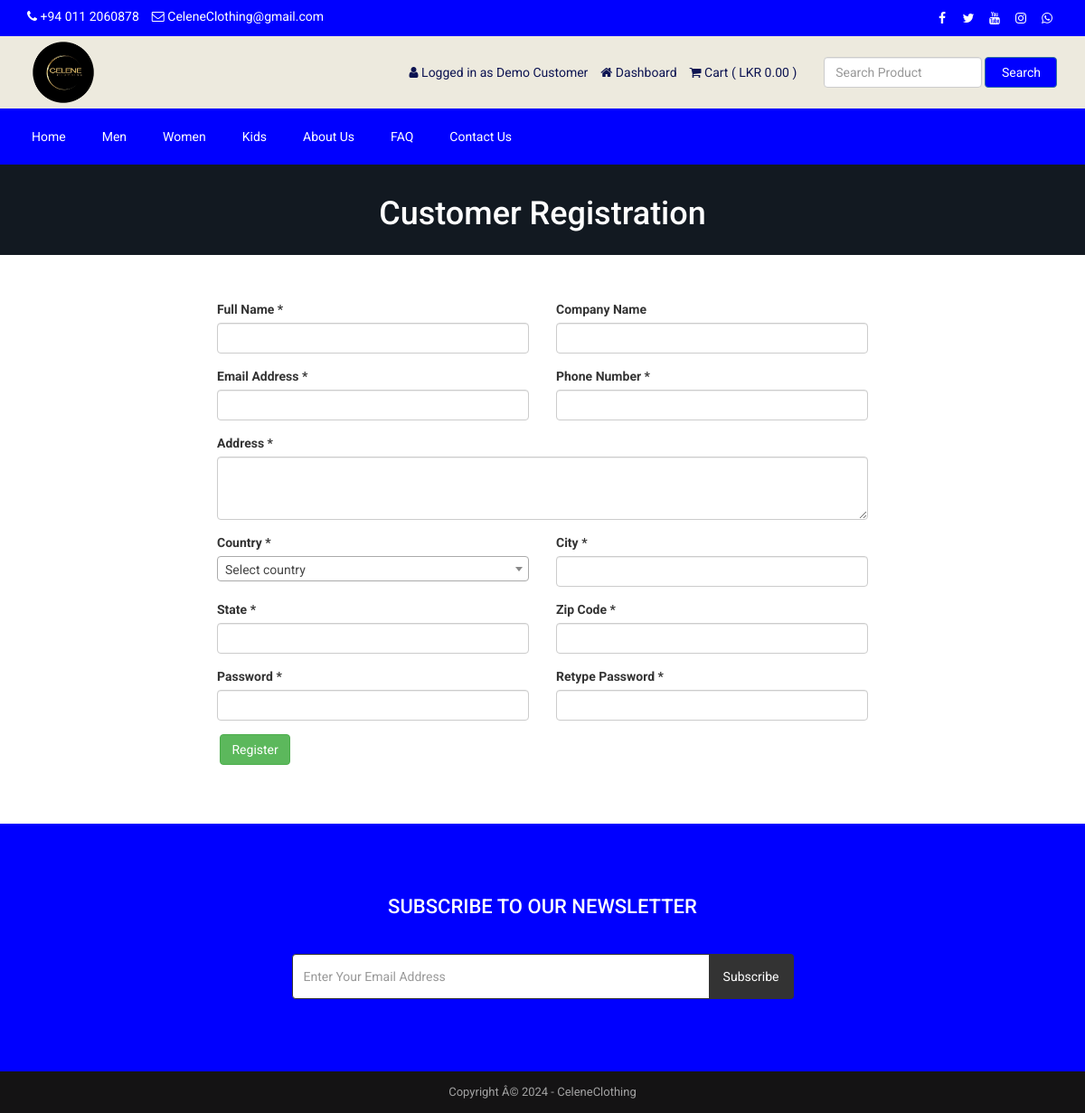
The page /registration.php (signed in) on the database its author committed.
### tables this page shows
CREATE TABLE `tbl_settings` (
  `id` int(11) NOT NULL,
  `logo` text NOT NULL,
  `favicon` text NOT NULL,
  `footer_about` text NOT NULL,
  `footer_copyright` text NOT NULL,
  `contact_address` text NOT NULL,
  `contact_email` text NOT NULL,
  `contact_phone` text NOT NULL,
  `contact_fax` text NOT NULL,
  `contact_map_iframe` text NOT NULL,
  `receive_email` text NOT NULL,
  `receive_email_subject` text NOT NULL,
  `receive_email_thank_you_message` text NOT NULL,
  `forget_password_message` text NOT NULL,
  `total_recent_post_footer` int(10) NOT NULL,
  `total_popular_post_footer` int(10) NOT NULL,
  `total_recent_post_sidebar` int(11) NOT NULL,
  `total_popular_post_sidebar` int(11) NOT NULL,
  `total_featured_product_home` int(11) NOT NULL,
  `total_latest_product_home` int(11) NOT NULL,
  `total_popular_product_home` int(11) NOT NULL,
  `meta_title_home` text NOT NULL,
  `meta_keyword_home` text NOT NULL,
  `meta_description_home` text NOT NULL,
  `banner_login` text NOT NULL,
  `banner_registration` text NOT NULL,
  `banner_forget_password` text NOT NULL,
  `banner_reset_password` text NOT NULL,
  `banner_search` text NOT NULL,
  `banner_cart` text NOT NULL,
  `banner_checkout` text NOT NULL,
  `banner_product_category` text NOT NULL,
  `banner_blog` text NOT NULL,
  `cta_title` text NOT NULL,
  `cta_content` text NOT NULL,
  `cta_read_more_text` text NOT NULL,
  `cta_read_more_url` text NOT NULL,
  `cta_photo` text NOT NULL,
  `featured_product_title` text NOT NULL,
  `featured_product_subtitle` text NOT NULL,
  `latest_product_title` text NOT NULL,
  `latest_product_subtitle` text NOT NULL,
  `popular_product_title` text NOT NULL,
  `popular_product_subtitle` text NOT NULL,
  `testimonial_title` text NOT NULL,
  `testimonial_subtitle` text NOT NULL,
  `testimonial_photo` text NOT NULL,
  `blog_title` text NOT NULL,
  `blog_subtitle` text NOT NULL,
  `newsletter_text` text NOT NULL,
  `paypal_email` text NOT NULL,
  `stripe_public_key` text NOT NULL,
  `stripe_secret_key` text NOT NULL,
  `bank_detail` text NOT NULL,
  `before_head` text NOT NULL,
  `after_body` text NOT NULL,
  `before_body` text NOT NULL,
  `home_service_on_off` int(11) NOT NULL,
  `home_welcome_on_off` int(11) NOT NULL,
  `home_featured_product_on_off` int(11) NOT NULL,
  `home_latest_product_on_off` int(11) NOT NULL,
  `home_popular_product_on_off` int(11) NOT NULL,
  `home_testimonial_on_off` int(11) NOT NULL,
  `home_blog_on_off` int(11) NOT NULL,
  `newsletter_on_off` int(11) NOT NULL,
  `ads_above_welcome_on_off` int(1) NOT NULL,
  `ads_above_featured_product_on_off` int(1) NOT NULL,
  `ads_above_latest_product_on_off` int(1) NOT NULL,
  `ads_above_popular_product_on_off` int(1) NOT NULL,
  `ads_above_testimonial_on_off` int(1) NOT NULL,
  `ads_category_sidebar_on_off` int(1) NOT NULL
);

CREATE TABLE `tbl_social` (
  `social_id` int(11) NOT NULL,
  `social_name` varchar(30) NOT NULL,
  `social_url` varchar(255) NOT NULL,
  `social_icon` varchar(30) NOT NULL
);

CREATE TABLE `tbl_top_category` (
  `tcat_id` int(11) NOT NULL,
  `tcat_name` varchar(255) NOT NULL,
  `show_on_menu` int(1) NOT NULL
);

CREATE TABLE `tbl_page` (
  `id` int(11) NOT NULL,
  `about_title` varchar(255) NOT NULL,
  `about_content` text NOT NULL,
  `about_banner` varchar(255) NOT NULL,
  `about_meta_title` varchar(255) NOT NULL,
  `about_meta_keyword` text NOT NULL,
  `about_meta_description` text NOT NULL,
  `faq_title` varchar(255) NOT NULL,
  `faq_banner` varchar(255) NOT NULL,
  `faq_meta_title` varchar(255) NOT NULL,
  `faq_meta_keyword` text NOT NULL,
  `faq_meta_description` text NOT NULL,
  `blog_title` varchar(255) NOT NULL,
  `blog_banner` varchar(255) NOT NULL,
  `blog_meta_title` varchar(255) NOT NULL,
  `blog_meta_keyword` text NOT NULL,
  `blog_meta_description` text NOT NULL,
  `contact_title` varchar(255) NOT NULL,
  `contact_banner` varchar(255) NOT NULL,
  `contact_meta_title` varchar(255) NOT NULL,
  `contact_meta_keyword` text NOT NULL,
  `contact_meta_description` text NOT NULL,
  `pgallery_title` varchar(255) NOT NULL,
  `pgallery_banner` varchar(255) NOT NULL,
  `pgallery_meta_title` varchar(255) NOT NULL,
  `pgallery_meta_keyword` text NOT NULL,
  `pgallery_meta_description` text NOT NULL,
  `vgallery_title` varchar(255) NOT NULL,
  `vgallery_banner` varchar(255) NOT NULL,
  `vgallery_meta_title` varchar(255) NOT NULL,
  `vgallery_meta_keyword` text NOT NULL,
  `vgallery_meta_description` text NOT NULL
);

### registration.php (the view, shortened to what this page needs)
<?php
require_once('header.php');
?>
<?php
$statement = $pdo->prepare("SELECT * FROM tbl_settings WHERE id=1");
$statement->execute();
$result = $statement->fetchAll(PDO::FETCH_ASSOC);
foreach ($result as $row) {
    $banner_registration = $row['banner_registration'];
}
?>
<div class="page-banner" style="background-color:#444;background-image: url(assets/uploads/<?php echo $banner_registration; ?>);">
    <div class="inner">
        <h1><?php echo LANG_VALUE_16; ?></h1>
    </div>
</div>
<div class="page">
    <div class="container">
        <div class="row">
            <div class="col-md-12">
                <div class="user-content">
                    <form action="" method="post">
                        <div class="row">
                            <div class="col-md-2"></div>
                            <div class="col-md-8">
                                <div class="col-md-6 form-group">
                                    <label for=""><?php echo LANG_VALUE_102; ?> *</label>
                                    <input type="text" class="form-control" name="cust_name" value="<?php if(isset($_POST['cust_name'])){echo $_POST['cust_name'];} ?>">
                                </div>
                                <div class="col-md-6 form-group">
                                    <label for=""><?php echo LANG_VALUE_103; ?></label>
                                    <input type="text" class="form-control" name="cust_cname" value="<?php if(isset($_POST['cust_cname'])){echo $_POST['cust_cname'];} ?>">
                                </div>
                                <div class="col-md-6 form-group">
                                    <label for=""><?php echo LANG_VALUE_94; ?> *</label>
                                    <input type="email" class="form-control" name="cust_email" value="<?php if(isset($_POST['cust_email'])){echo $_POST['cust_email'];} ?>">
                                </div>
                                <div class="col-md-6 form-group">
                                    <label for=""><?php echo LANG_VALUE_104; ?> *</label>
                                    <input type="text" class="form-control" name="cust_phone" value="<?php if(isset($_POST['cust_phone'])){echo $_POST['cust_phone'];} ?>">
                                </div>
                                <div class="col-md-12 form-group">
                                    <label for=""><?php echo LANG_VALUE_105; ?> *</label>
                                    <textarea name="cust_address" class="form-control" cols="30" rows="10" style="height:70px;"><?php if(isset($_POST['cust_address'])){echo $_POST['cust_address'];} ?></textarea>
                                </div>
                                <div class="col-md-6 form-group">
                                    <label for=""><?php echo LANG_VALUE_106; ?> *</label>
                                </div>
                                <div class="col-md-6 form-group">
                                    <label for=""><?php echo LANG_VALUE_107; ?> *</label>
                                    <input type="text" class="form-control" name="cust_city" value="<?php if(isset($_POST['cust_city'])){echo $_POST['cust_city'];} ?>">
                                </div>
                                <div class="col-md-6 form-group">
                                    <label for=""><?php echo LANG_VALUE_108; ?> *</label>
                                    <input type="text" class="form-control" name="cust_state" value="<?php if(isset($_POST['cust_state'])){echo $_POST['cust_state'];} ?>">
                                </div>
                                <div class="col-md-6 form-group">
                                    <label for=""><?php echo LANG_VALUE_109; ?> *</label>
                                    <input type="text" class="form-control" name="cust_zip" value="<?php if(isset($_POST['cust_zip'])){echo $_POST['cust_zip'];} ?>">
                                </div>
                                <div class="col-md-6 form-group">
                                    <label for=""><?php echo LANG_VALUE_96; ?> *</label>
                                    <input type="password" class="form-control" name="cust_password">
                                </div>
                                <div class="col-md-6 form-group">
                                    <label for=""><?php echo LANG_VALUE_98; ?> *</label>
                                    <input type="password" class="form-control" name="cust_re_password">
                                </div>
                                <div class="col-md-6 form-group">
                                    <input type="submit" class="btn btn-success" value="<?php echo LANG_VALUE_15; ?>" name="form1">
                                </div>
                            </div>
                        </div>
                    </form>
                </div>
            </div>
        </div>
    </div>
</div>
<?php require_once('footer.php'); ?>

### header.php (shortened to what this page needs)
<?php
include("admin/inc/config.php");
$statement = $pdo->prepare("SELECT * FROM tbl_settings WHERE id=1");
$statement->execute();
$result = $statement->fetchAll(PDO::FETCH_ASSOC);
foreach ($result as $row)
{
	$logo = $row['logo'];
	$contact_email = $row['contact_email'];
	$contact_phone = $row['contact_phone'];
}
?>
<!DOCTYPE html>
<html lang="en">
<head>
	<link rel="stylesheet" href="assets/css/bootstrap.min.css">
	<link rel="stylesheet" href="assets/css/font-awesome.min.css">
	<link rel="stylesheet" href="assets/css/owl.carousel.min.css">
	<link rel="stylesheet" href="assets/css/owl.theme.default.min.css">
	<link rel="stylesheet" href="assets/css/jquery.bxslider.min.css">
    <link rel="stylesheet" href="assets/css/magnific-popup.css">
    <link rel="stylesheet" href="assets/css/rating.css">
	<link rel="stylesheet" href="assets/css/spacing.css">
	<link rel="stylesheet" href="assets/css/bootstrap-touch-slider.css">
	<link rel="stylesheet" href="assets/css/animate.min.css">
	<link rel="stylesheet" href="assets/css/tree-menu.css">
	<link rel="stylesheet" href="assets/css/select2.min.css">
	<link rel="stylesheet" href="assets/css/main.css">
	<link rel="stylesheet" href="assets/css/responsive.css">
	<?php
	$statement = $pdo->prepare("SELECT * FROM tbl_page WHERE id=1");
	$statement->execute();
	$result = $statement->fetchAll(PDO::FETCH_ASSOC);
		?>
</head>
<body>
<div class="top"  style="background-color:blue">
	<div class="container">
		<div class="row">
			<div class="col-md-6 col-sm-6 col-xs-12">
				<div class="left">
					<ul>
						<li><i class="fa fa-phone"></i> <?php echo $contact_phone; ?></li>
						<li><i class="fa fa-envelope-o"></i> <?php echo $contact_email; ?></li>
					</ul>
				</div>
			</div>
			<div class="col-md-6 col-sm-6 col-xs-12">
				<div class="right">
					<ul>
						<?php
						$statement = $pdo->prepare("SELECT * FROM tbl_social");
						$statement->execute();
						$result = $statement->fetchAll(PDO::FETCH_ASSOC);
						foreach ($result as $row) {
							?>
							<?php if($row['social_url'] != ''): ?>
							<li><a href="<?php echo $row['social_url']; ?>"><i class="<?php echo $row['social_icon']; ?>"></i></a></li>
							<?php endif; ?>
							<?php
						}
						?>
					</ul>
				</div>
			</div>
		</div>
	</div>
</div>
<div class="header"  style="background-color:#EDEADE">
	<div class="container">
		<div class="row inner">
			<div class="col-md-4 logo">
				<a href="index.php"><img src="assets/uploads/<?php echo $logo; ?>" alt="logo image"></a>
			</div>
			<div class="col-md-5 right">
				<ul>
					<?php
					if(isset($_SESSION['customer'])) {
						?>
						<li><i class="fa fa-user"></i> <?php echo LANG_VALUE_13; ?> <?php echo $_SESSION['customer']['cust_name']; ?></li>
						<li><a href="dashboard.php"><i class="fa fa-home"></i> <?php echo LANG_VALUE_89; ?></a></li>
						<?php
					} else {
						?>
						<li><a href="login.php"><i class="fa fa-sign-in"></i> <?php echo LANG_VALUE_9; ?></a></li>
						<li><a href="registration.php"><i class="fa fa-user-plus"></i> <?php echo LANG_VALUE_15; ?></a></li>
						<li><a href="admin/login.php"><i class="fa fa-sign-in"></i> Admin </a></li>
						<?php
					}
					?>
					<li><a href="cart.php"><i class="fa fa-shopping-cart"></i> <?php echo LANG_VALUE_18; ?> ( <?php
					if(isset($_SESSION['cart_p_id'])) {
						$table_total_price = 0;
						$i=0;
	                    foreach($_SESSION['cart_p_qty'] as $key => $value)
	                    {
	                        $i++;
	                        $arr_cart_p_qty[$i] = $value;
	                    }                    $i=0;
	                    foreach($_SESSION['cart_p_current_price'] as $key => $value)
	                    {
	                        $i++;
	                        $arr_cart_p_current_price[$i] = $value;
	                    }
	                    for($i=1;$i<=count($arr_cart_p_qty);$i++) {
	                    	$row_total_price = $arr_cart_p_current_price[$i]*$arr_cart_p_qty[$i];
	                        $table_total_price = $table_total_price + $row_total_price;
	                    }
   						 $formatted_total_price = number_format($table_total_price, 2, '.', ',');
						echo LANG_VALUE_1 . $formatted_total_price;
						} else {
						echo 'LKR 0.00';
					}
					?> )</a></li>
				</ul>
			</div>
			<div class="col-md-3 search-area" >
				<form class="navbar-form navbar-left" role="search" action="search-result.php" method="get">
					<div class="form-group">
						<input type="text" class="form-control search-top" placeholder="<?php echo LANG_VALUE_2; ?>" name="search_text">
					</div>
					<button type="submit" class="btn btn-primary" style="background-color:blue"><?php echo LANG_VALUE_3; ?></button>
				</form>
			</div>
		</div>
	</div>
</div>
<div class="nav"  style="background-color:blue" >
	<div class="container">
		<div class="row">
			<div class="col-md-12 pl_0 pr_0">
				<div class="menu-container" style="background-color:blue">
					<div class="menu">
						<ul>
							<li><a href="index.php">Home</a></li>
							<?php
							$statement = $pdo->prepare("SELECT * FROM tbl_top_category WHERE show_on_menu=1");
							$statement->execute();
							$result = $statement->fetchAll(PDO::FETCH_ASSOC);
							foreach ($result as $row) {
								?>
								<li><a href="product-category.php?id=<?php echo $row['tcat_id']; ?>&type=top-category"><?php echo $row['tcat_name']; ?></a>
								</li>
								<?php
							}
							?>
							<?php
							$statement = $pdo->prepare("SELECT * FROM tbl_page WHERE id=1");
							$statement->execute();
							$result = $statement->fetchAll(PDO::FETCH_ASSOC);
							foreach ($result as $row) {
								$about_title = $row['about_title'];
								$faq_title = $row['faq_title'];
								$contact_title = $row['contact_title'];
							}
							?>
							<li><a href="about.php"><?php echo $about_title; ?></a></li>
							<li><a href="faq.php"><?php echo $faq_title; ?></a></li>
							<li><a href="contact.php"><?php echo $contact_title; ?></a></li>
						</ul>
					</div>
				</div>
			</div>
		</div>
	</div>
</div>

### footer.php (shortened to what this page needs)
<?php
$statement = $pdo->prepare("SELECT * FROM tbl_settings WHERE id=1");
$statement->execute();
$result = $statement->fetchAll(PDO::FETCH_ASSOC);
foreach ($result as $row)
{
	$footer_copyright = $row['footer_copyright'];
    $newsletter_on_off = $row['newsletter_on_off'];
}
?>
<?php if($newsletter_on_off == 1): ?>
<section class="home-newsletter"  style="background-color:blue	">
	<div class="container">
		<div class="row">
			<div class="col-md-6 col-md-offset-3">
				<div class="single">
				<form action="" method="post">
					<h2><?php echo LANG_VALUE_93; ?></h2>
					<div class="input-group">
			        	<input type="email" class="form-control" placeholder="<?php echo LANG_VALUE_95; ?>" name="email_subscribe">
			         	<span class="input-group-btn">
			         	<button class="btn btn-theme" type="submit" name="form_subscribe"><?php echo LANG_VALUE_92; ?></button>
			         	</span>
			        </div>
				</div>
			</div>
		</div>
	</div>
</section>
<?php endif; ?>
<div class="footer-bottom">
	<div class="container">
		<div class="row">
			<div class="col-md-12 copyright">
				<?php echo $footer_copyright; ?>
			</div>
		</div>
	</div>
</div>
</body>
</html>

### rows shown on the page
tbl_settings: contact_phone "+94 011 2060878", contact_email "CeleneClothing@gmail.com", logo (picture), banner_registration (picture), footer_copyright "Copyright Â© 2024 - CeleneClothing"
tbl_top_category: tcat_name "Men"
tbl_top_category: tcat_name "Women"
tbl_top_category: tcat_name "Kids"
tbl_page: about_title "About Us", faq_title "FAQ", contact_title "Contact Us"

### other values the page prints
LANG_VALUE_13 "Logged in as"
$_SESSION['customer']['cust_name'] "Demo Customer"
LANG_VALUE_89 "Dashboard"
LANG_VALUE_18 "Cart"
LANG_VALUE_3 "Search"
LANG_VALUE_16 "Customer Registration"
LANG_VALUE_102 "Full Name"
LANG_VALUE_103 "Company Name"
LANG_VALUE_94 "Email Address"
LANG_VALUE_104 "Phone Number"
LANG_VALUE_105 "Address"
LANG_VALUE_106 "Country"
LANG_VALUE_107 "City"
LANG_VALUE_108 "State"
LANG_VALUE_109 "Zip Code"
